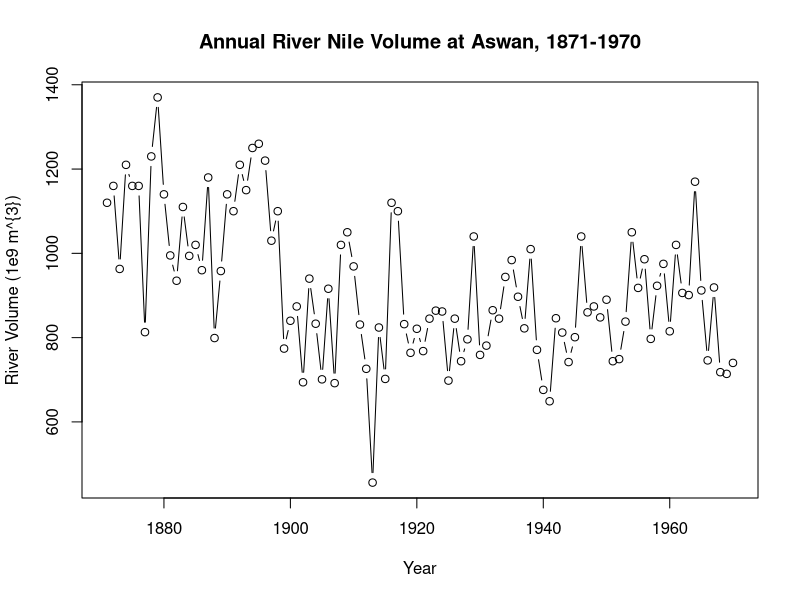
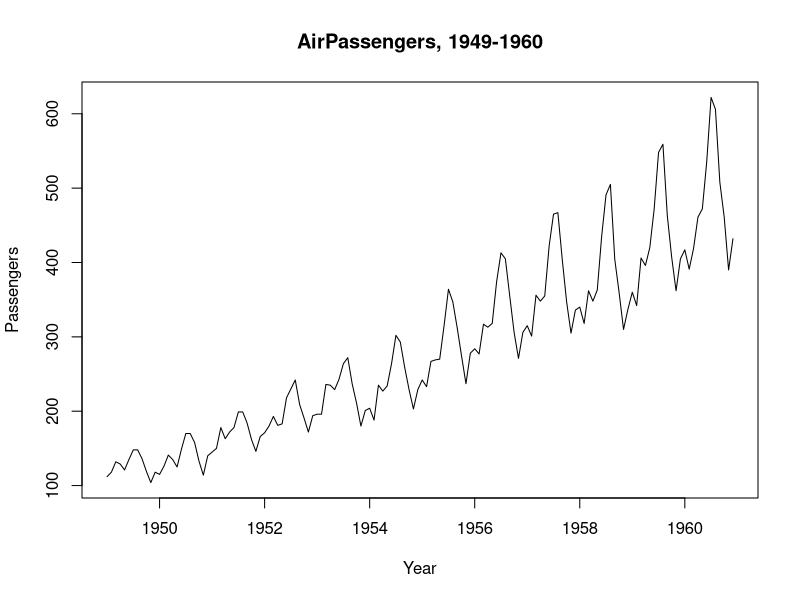
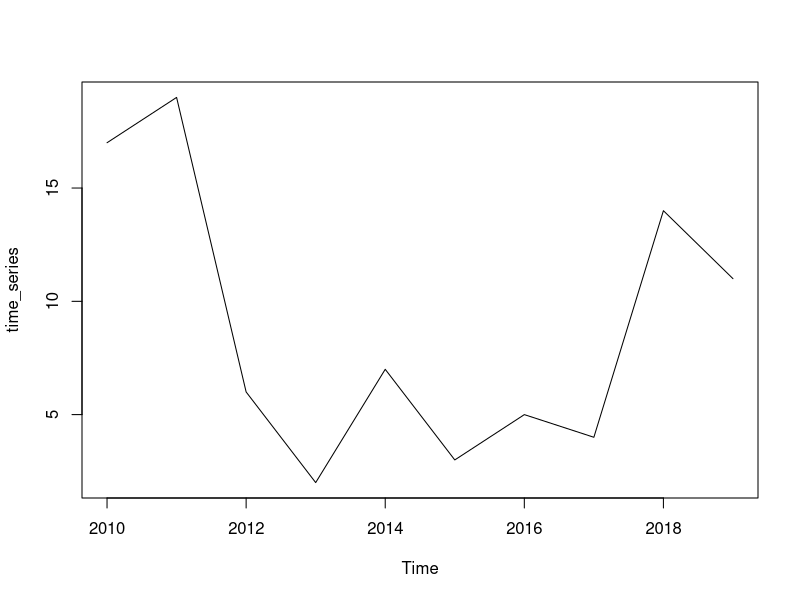
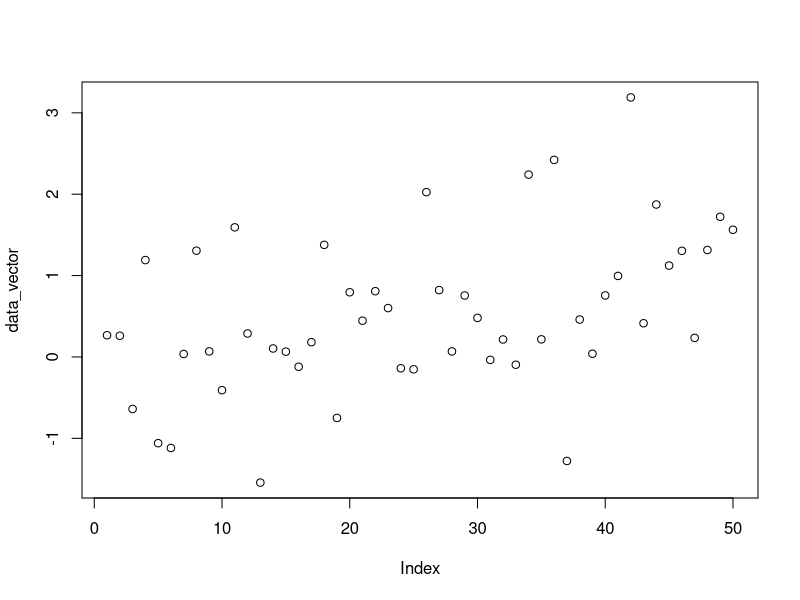
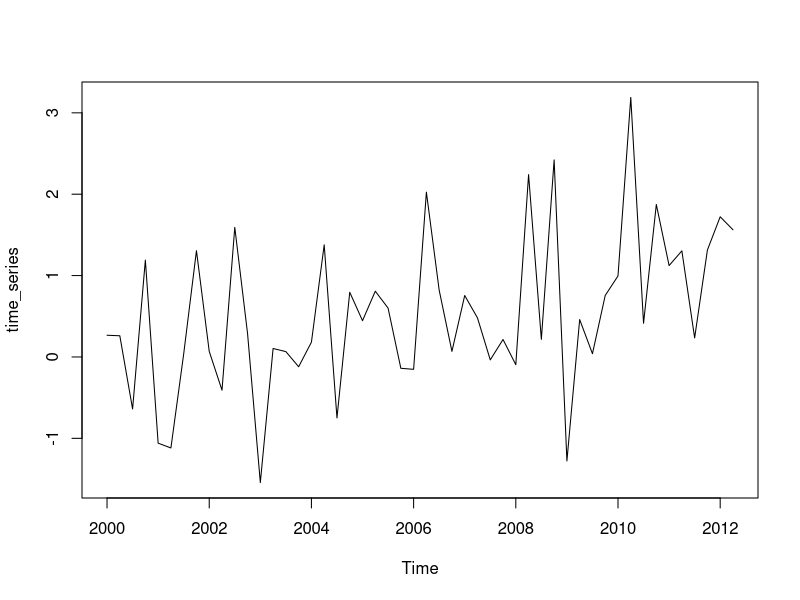
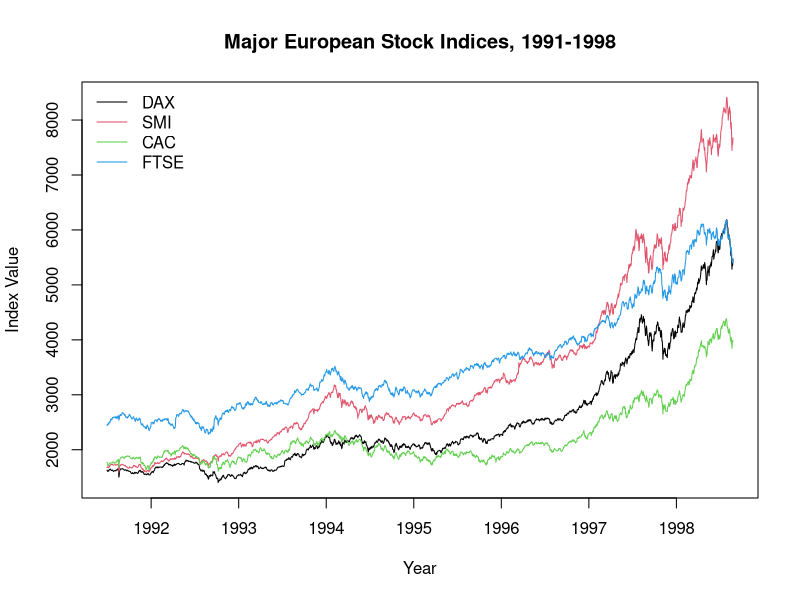
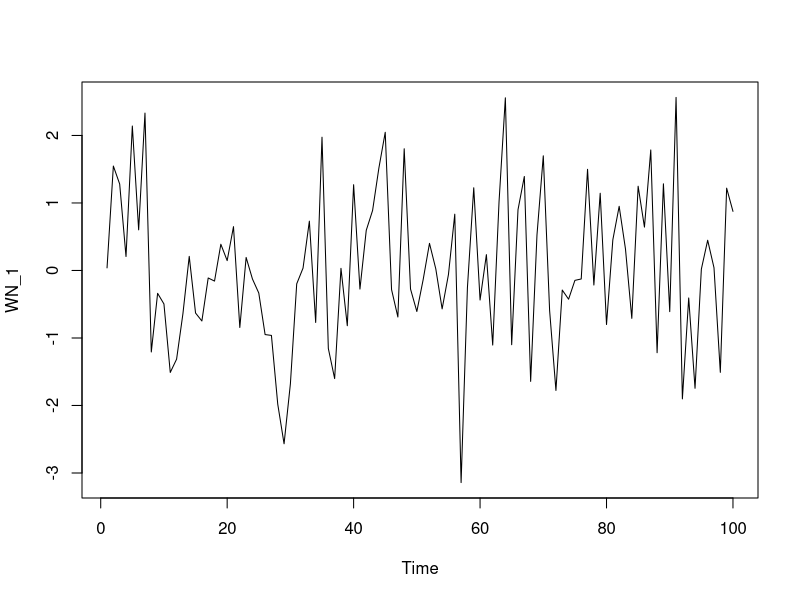
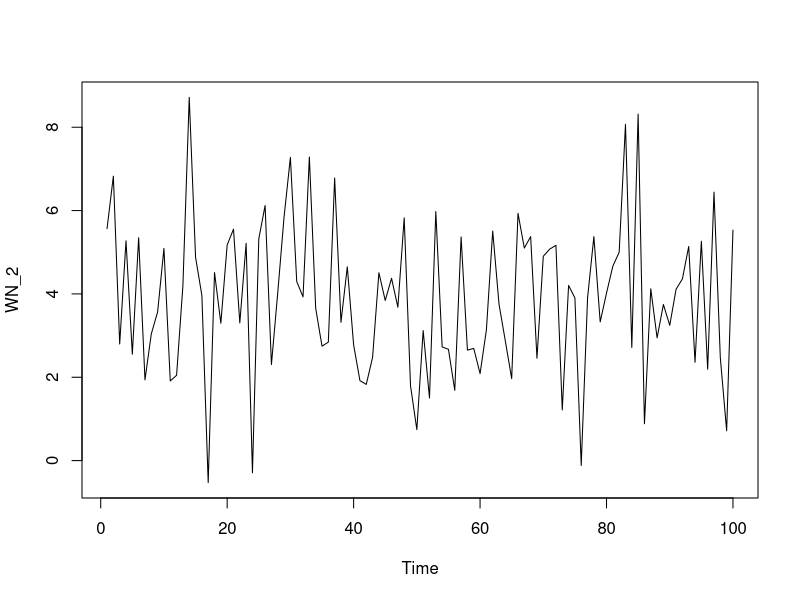

These charts were generated, in order, by the following R code: (Note: this script raises an error after producing the figures.)
## ---- chunk 1
rm(list=ls())
graphics.off()
library(xts)
dat <- read.csv("data/CPIAUCSL.csv")
data(economics, package="ggplot2")

## ---- chunk 2
# Change CPI to xts
cpi <- xts(x = dat$CPIAUCSL, order.by = as.Date(dat$DATE))
econ <- xts(x = economics[,-1], order.by = as.Date(economics[,1]))
## ---- chunk 3
periodicity(Nile)
length(Nile)
plot(Nile, main="Annual River Nile Volume at Aswan, 1871-1970" ,xlab = "Year", ylab = "River Volume (1e9 m^{3})", type="b")
## ---- chunk 4
# Use AirPassengers data for this 
data(AirPassengers)
air <- AirPassengers
plot(air, main="AirPassengers, 1949-1960", xlab="Year", ylab="Passengers")

# Check start and end
start(air)
end(air)

## time(), deltat(), frequency(), cycle()

# vector of time indices
tail(time(air))

# returns fixed time interval
deltat(air)

# returns number of observations per unit time
frequency(air)

# Return position in each cycle
cycle(air)
## ---- chunk 5
data_vector <- sample(x = 1:20,size = 10, replace = FALSE)
data_vector
time_series <- ts(data_vector, start = 2010, frequency = 1)
plot(time_series)

# check if ts
is.ts(time_series)
## ---- chunk 6
# Create a more sophisticatd example
#data_vector <- 

data_vector <- seq(from = 0, 1, length.out = 50) + rnorm(n = 50, mean = 0, sd = 1)
plot(data_vector)

# Convert to quarterly ts and plot again
time_series <- ts(data_vector, start = 2000, frequency = 4)
plot(time_series)

# more complex time series plot with ts.plot()
data(EuStockMarkets)
eu_stocks <- EuStockMarkets
ts.plot(eu_stocks, col = 1:4, xlab = "Year", ylab = "Index Value", main = "Major European Stock Indices, 1991-1998")
legend("topleft", colnames(eu_stocks), lty = 1, col = 1:4, bty = "n")
## ---- chunk 7
# Simulate n=50 observations from the WN model using arima.sim
WN_1 <- arima.sim(model = list(order=c(0,0,0)), n=100)
ts.plot(WN_1)

# WN with mean and different sd
WN_2 <- arima.sim(model=list(order=c(0,0,0)),
                  n=100,
                  mean=4,
                  sd=2)
ts.plot(WN_2)

# Switching sides: fitting WN model with arima()
arima(WN_2, order=c(0,0,0))

# Compare to standard functions.
mean(WN_2)
var(WN_2)
## ---- chunk 8
rw <- arima.sim(model=list(order=c(0,1,0)), n=100)
ts.plot(rw)
ts.plot(diff(rw))
## ---- chunk 9
rw_drift <- arima.sim(model = list(order=c(0,1,0)),
                      n = 100,
                      mean=1,
                      sd=2)

ts.plot(rw_drift)
ts.plot(diff(rw_drift))

# Estimate the mean of the differenced series (white noise) using arima()
model_wn <- arima(diff(rw_drift), order=c(0,0,0))
wn_coef <- model_wn$coef

# add this to initial plot
ts.plot(rw_drift)
abline(0, wn_coef, col="red", lty=2)
## ---- chunk 10
# Use arima.sim() to generate WN data
white_noise <- arima.sim(model=list(order=c(0,0,0)), n=100)

# Use cumsum() to convert your WN data to RW
random_walk <- cumsum(white_noise)
  
# Use arima.sim() to generate WN drift data
wn_drift <- arima.sim(model=list(order=c(0,0,0)), n=100, mean=0.4)
  
# Use cumsum() to convert your WN drift data to RW
rw_drift <- cumsum(wn_drift)

# Plot all four data objects
plot.ts(cbind(white_noise, random_walk, wn_drift, rw_drift))

## ---- chunk 11
# Plot eu_stocks
plot(eu_stocks)

# Convert prices to returns
returns <- eu_stocks[-1,] / eu_stocks[-dim(eu_stocks)[1],] - 1

# Convert returns to ts
returns <- ts(returns, start = c(1991, 130), frequency = 260)

# Plot returns
head(returns)

# Convert prices to log returns
logreturns <- diff(log(eu_stocks))

# Plot logreturns
plot(logreturns)

# 
eu_percentreturns <- returns*100
colMeans(eu_percentreturns)

# apply sample variance sd to cols (MARGIN=2)
apply(eu_percentreturns, MARGIN = 2, FUN = var)

# Calculate sd
apply(eu_percentreturns, MARGIN=2, sd)

# pairwise scatterplots
pairs(eu_stocks)
pairs(logreturns)
## ---- chunk 12
# histogram for all four indices
par(mfrow = c(2,2))
apply(eu_percentreturns, MARGIN = 2, FUN = hist, main = "", xlab = "Percentage Return")
## ---- chunk 13
# Pick 2/4 stocks for measuring their association
stock_a <- tail(eu_stocks[,1], 100)
stock_b <- tail(eu_stocks[,2], 100)

# plot both series: 
# (to do) Standardize normalize to make them comparable 
ts.plot(cbind(stock_a, stock_b))

# Covariance: hard to interpret
cov(stock_a, stock_b)

# Correlation: Standardized to [-1,+1]
cor(stock_a, stock_b)
cov(stock_a, stock_b) / (sd(stock_a) * sd(stock_b))

## Same for logreturns
logreturn_a <- diff(log(stock_a))
logreturn_b <- diff(log(stock_b))
ts.plot(cbind(logreturn_a, logreturn_b), col=c("black", "blue"))

# Cov and cor
cov(logreturn_a, logreturn_b)
cor(logreturn_a, logreturn_b)

# We can also calculate a complete correlation matrix
cor(eu_stocks)

## ---- chunk 14
# Cut stock to calculate first order autocorrelation
stock_a_cut1 <- stock_a[-1]
stock_a_cut2 <- stock_a[-100]
# Check if lenght is correct
apply(cbind(stock_a_cut1, stock_a_cut2), MARGIN = 2, FUN = length)

cor(stock_a_cut1, stock_a_cut2)

# Now using the acf function
acf(stock_a, lag.max = 1, plot = FALSE)
## ---- chunk 15
n <- length(stock_a)
cor(stock_a_cut1, stock_a_cut2) * ((n-1)/n)
## ---- chunk 16
# Compare  different types of autocorrelation
par(mfrow=c(2,2))
acf(stock_a)
acf(random_walk)
acf(white_noise)
acf(diff(air))
## ---- chunk 17
# Simulate an AR model with 0.1 slope
w <- arima.sim(model=list(ar=0.1), n=100)

# Simulate an AR model with 0.5 slope
x <- arima.sim(model = list(ar = 0.5), n = 100)

# Simulate an AR model with 0.95 slope
y <- arima.sim(model=list(ar=0.95), n=100)

# Simulate an AR model with -0.75 slope
z <- arima.sim(model=list(ar=-0.75), n=100)

# Plot simulated data
par(mfrow=c(2,2))
ts.plot(w)
ts.plot(x)
ts.plot(y)
ts.plot(z)


# Check acf for all series
par(mfrow=c(2,2))
acf(w)
acf(x)
acf(y)
acf(z)

# Simulate AR model with different slopes
w <- arima.sim(model=list(ar=0.25), n=200)
x <- arima.sim(model = list(ar=0.9), n = 200)
y <- arima.sim(model=list(ar=0.985), n=200)

# Simulate RW model
z <- arima.sim(model=list(order=c(0,1,0)), n=200)


# Plot the simulated series
par(mfrow=c(2,2))
ts.plot(w)
abline(h = mean(w), lty=3, col="blue")
ts.plot(x)
abline(h = mean(x), lty=3, col="blue")
ts.plot(y)
abline(h = mean(y), lty=3, col="blue")
ts.plot(z)
abline(h = mean(z), lty=3, col="blue")

# Plot the acf of the series
par(mfrow=c(2,2))
acf(w)
acf(x)
acf(y)
acf(z)
## ---- chunk 18
# Load data: Data is annualized and reported in percent
data(Mishkin, package="Ecdat")
inflation <- as.ts(Mishkin[,1])

# Basic information
periodicity(inflation)
summary(inflation)

# Plot and acf on data
ts.plot(inflation)
abline(h = mean(inflation), col="blue", lty=3)
acf(inflation)
## ---- chunk 19
inflation_ar <- arima(inflation, order=c(1, 0, 0))
print(inflation_ar)
## ---- chunk 20
# Plot observed and fitted values
ts.plot(inflation)
inflation_ar_fitted <- inflation - inflation_ar$residuals
points(inflation_ar_fitted, type="l", col="red", lty=2)

## ---- chunk 21
# 1-step ahead
predict(inflation_ar)

# 12 steps ahead
inflation_fc12 <- predict(inflation_ar, n.ahead = 12)

ts.plot(window(inflation, 1975))
points(inflation_fc12$pred, type="l", col="red", lty=2)
## ---- chunk 22
# Fit an AR model to Nile
AR_fit <- arima(Nile, order  = c(1,0,0))
print(AR_fit)

# Use predict() to make a 1-step forecast
predict_AR <- predict(AR_fit)

# Obtain the 1-step forecast using $pred[1]
predict_AR$pred[1]

# Use predict to make 1-step through 10-step forecasts
predict(AR_fit, n.ahead = 10)

# Run to plot the Nile series plus the forecast and 95% prediction intervals
ts.plot(Nile, xlim = c(1871, 1980))
AR_forecast <- predict(AR_fit, n.ahead = 10)$pred
AR_forecast_se <- predict(AR_fit, n.ahead = 10)$se
points(AR_forecast, type = "l", col = 2)
points(AR_forecast - 2*AR_forecast_se, type = "l", col = 2, lty = 2)
points(AR_forecast + 2*AR_forecast_se, type = "l", col = 2, lty = 2)


## ---- chunk 23
data(gtemp, package="astsa")
ts.plot(gtemp)
## ---- chunk 24
# Simulate MA(1) model with differen slopes
w <- arima.sim(model = list(ma = 0.5), n=100)
x <- arima.sim(model = list(ma = 0.9), n=100)
y <- arima.sim(model = list(ma = -0.5), n=100)
z <- arima.sim(model = list(ma = 0), n=100)

par(mfrow=c(2,2))
ts.plot(w)
abline(h=mean(w), lty=3, col="blue")

ts.plot(x)
abline(h=mean(x), lty=3, col="blue")

ts.plot(y)
abline(h=mean(y), lty=3, col="blue")

ts.plot(z)
abline(h=mean(z), lty=3, col="blue")


# Calculate ACF
par(mfrow=c(2,2))
acf(w)
acf(x)
acf(y)
acf(z)

# Calculate PACF
par(mfrow=c(2,2))
pacf(w)
pacf(x)
pacf(y)
pacf(z)


## ---- chunk 25
data(Mishkin, package = "Ecdat")
inflation <- as.ts(Mishkin[,1])
inflation_diff <- diff(inflation)
ts.plot(inflation)

ts.plot(inflation_diff)
abline(h = mean(inflation_diff), col="blue", lty=2)
acf(inflation_diff)

## ---- chunk 26
# Estimate MA model using arima()
inflation_diff_ma <- arima(inflation_diff, order=c(0, 0, 1))
print(inflation_diff_ma)
## ---- chunk 27
# Get fitted values: Difference y_t and residuals
# using residuals() function or $residuals
inflation_diff_ma_fitted <- inflation_diff - inflation_diff_ma$residuals

# All data, fitted values
ts.plot(inflation_diff)
points(inflation_diff_ma_fitted, type="l", col="red", lty=2)

# Last 100 observations, fitted values
ts.plot(as.ts(tail(inflation_diff,100)))
points(tail(inflation_diff_ma_fitted,100), type="l", col="red", lty=2)
## ---- chunk 28
# using predict() function
inflation_diff_ma_fc12 <-predict(inflation_diff_ma, 12)

fc12_se <- inflation_diff_ma_fc12$se

# plot the data, forecast and 95% intervals
ts.plot(window(inflation_diff, 1975))
points(inflation_diff_ma_fc12$pred, type="l", col="red", lty=1)
points(inflation_diff_ma_fc12$pred + 2*fc12_se, type="l", col="red", lty=2)
points(inflation_diff_ma_fc12$pred - 2*fc12_se, type="l", col="red", lty=2)



## ---- chunk 29
# 
w <- arima.sim(model = list(ma = 0.75), n= 100)
x <- arima.sim(model = list(ma = -0.75), n= 100)
y <- arima.sim(model = list(ar = 0.48), n = 100)
z <- arima.sim(model = list(ar = -0.48), n = 100)

par(mfrow=c(2,2))
acf(w)
acf(x)
acf(y)
acf(z)
## ---- chunk 30
# Fitting an AR and MA model for last 100 observations of inflation
inflation24_diff <- as.ts(tail(diff(inflation), 24))

inflation24_diff_ar <- arima(inflation24_diff, order=c(1,0,0))
inflation24_diff_ar_fitted <- inflation24_diff - inflation24_diff_ar$residuals

inflation24_diff_ma <- arima(inflation24_diff, order=c(0,0,1))
inflation24_diff_ma_fitted <- inflation24_diff - inflation24_diff_ma$residuals

ts.plot(cbind(inflation24_diff, inflation24_diff_ar_fitted, inflation24_diff_ma_fitted), lty=c(2,1,1), col=c(1,"red","blue"))

# Estimate full model and compare using AIC, BIC
inflation_diff_ar <- arima(inflation_diff, order=c(1,0,0))
AIC(inflation_diff_ar)
BIC(inflation_diff_ar)

inflation_diff_ma <- arima(inflation_diff, order=c(0,0,1))
AIC(inflation_diff_ma)
BIC(inflation_diff_ma)

